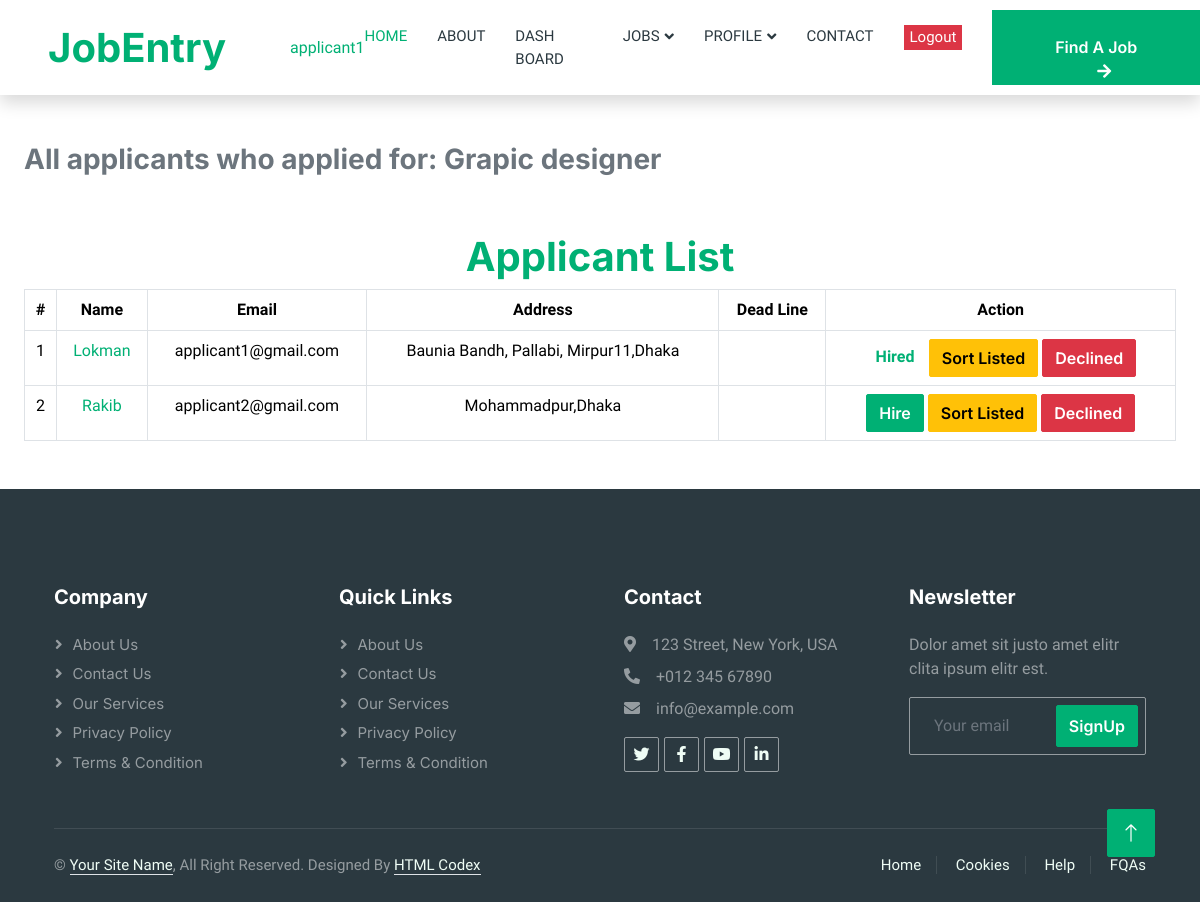
/job/applied_applicants/1 (signed in), run on the app's committed database.
### userapp/models.py (models this page shows, shortened)
class JobUser(AbstractUser):
    USER_TYPE = (
        ('Recruiter','Recruiter'),
        ('Applicant','Applicant'),
    )
    user_type= models.CharField(max_length = 100,choices=USER_TYPE,default='Applicant')
    has_resume= models.BooleanField(default=False)
    has_company= models.BooleanField(default=False)

class Resume(models.Model):
    user=models.OneToOneField(JobUser,on_delete=models.CASCADE,null=True,blank=True)
    first_name=models.CharField(max_length=100)
    last_name = models.CharField(max_length=100)
    profession=models.CharField(max_length=1000,null=True,blank=True)
    address=models.CharField(max_length=1000,null=True,blank=True)
    education = RichTextField()
    about_self = RichTextField(null=True,blank=True)
    skills = RichTextField(null=True,blank=True)
    profile_pic=models.FileField(upload_to='profile_pic')
    cv = models.FileField(upload_to='resume')

### job/models.py (models this page shows, shortened)
class Job(models.Model):
    JOB_Type=(
        ('Remote','Remote'),
        ('Onsite','Onsite'),
        ('Hybrid','Hybrid'),
    )
    JOB_STATUS=(
        ('Full time','Full time'),
        ('Half time','Half time'),
        ('Hourly','Hourly'),
    )
    user=models.ForeignKey(JobUser, on_delete=models.CASCADE,null=True,blank=True)
    company=models.ForeignKey(Company, on_delete=models.CASCADE,null=True,blank=True)
    title=models.CharField(max_length=500)
    job_type=models.CharField(max_length=100,choices=JOB_Type)
    job_status=models.CharField(max_length=100,choices=JOB_STATUS)
    category = models.ForeignKey(Category, on_delete=models.CASCADE,null=True,blank=True)
    salary=models.CharField(max_length=100)
    location=models.CharField(max_length=1000)
    state=models.ForeignKey(State, on_delete=models.CASCADE,null=True,blank=True)
    vacancy=models.CharField(max_length=100)
    responsibilities=RichTextField()
    requirments=RichTextField()
    published=models.DateTimeField(auto_now=False, auto_now_add=True,null=True,blank=True)
    deadline=models.DateField(null=True,blank=True)

class ApplyJob(models.Model):
    STATUS_CHOICES = {
        ('Accepted','Accepted'),
        ('Declined','Declinned'),
        ('Pending','Pending'),
        ('sort-listed','sort-listed'),
    }
    user= models.ForeignKey(JobUser, on_delete=models.CASCADE)
    job= models.ForeignKey(Job, on_delete=models.CASCADE)
    appliedTime=models.DateTimeField(auto_now=False, auto_now_add=True)
    status=models.CharField(max_length=100,choices=STATUS_CHOICES,default='Pending')

### job/views.py (the view)
# urls.py: path('applied_applicants/<str:id>',views.applied_applicants ,name='applied_applicants'),
@login_required
def applied_applicants(request,id):
    job= Job.objects.get(id=id)
    applicants = ApplyJob.objects.filter(job=job )
    context={
        'applicants':applicants,
        'job':job,
        }
    return render(request,'job/jobapplicants.html',context)

### templates/job/jobapplicants.html
{% extends "base.html" %}
{% block content %}
<section class="container-fluid">
    <h3 class='py-5 text-muted '>All applicants who applied for: {{job.title}}</h3>
    {% if applicants|length != 0 %}
        <div>
            <h1 class='text-center text-primary'>Applicant List</h1>
            <div>
                <table class="table table-hover table-bordered text-center mx-auto">
                    <thead>
                        <tr>
                            <th>#</th>
                            <th>Name</th>
                            <th>Email</th>
                            <th>Address</th>
                            <th>Dead Line</th>
                            <th>Action</th>
                        </tr>
                    </thead>
                    <tbody>
                        {% for applicant in applicants %}
                        <tr>
                            <td>{{forloop.counter}}</td>
                            <td><a href="{% url "applicant" applicant.user.resume.id %}">{{applicant.user.resume.first_name}}</a></td>
                            <td>{{applicant.user.email}}</td>
                            <td>{{applicant.user.resume.address}} </td>
                            <td>{{applicant.deadline}}</td>
                            <td>
                                {% if applicant.status == 'Accepted' %}
                                <span class="text-primary badge fs-6 ">Hired</span>
                                <a href="{% url "sort-listed" applicant.id %}" class="btn btn-warning">Sort Listed</a>
                                <a href="{% url "declined" applicant.id %}" class="btn btn-danger">Declined</a>
                                {% elif applicant.status == 'Declined' %}
                                <a href="{% url "hired" applicant.id %}" class="btn btn-primary">Hire</a>
                                <a href="{% url "sort-listed" applicant.id %}" class="btn btn-warning">Sort Listed</a>
                                <span class="text-primary badge fs-6 ">Declined</span>
                                {% elif applicant.status == 'sort-listed' %}
                                <a href="{% url "hired" applicant.id %}" class="btn btn-primary">Hire</a>
                                <span class="text-primary badge fs-6 ">Sort Listed</span>
                                <a href="{% url "declined" applicant.id %}" class="btn btn-danger">Declined</a>
                                {% else %}
                                <a href="{% url "hired" applicant.id %}" class="btn btn-primary">Hire</a>
                                <a href="{% url "sort-listed" applicant.id %}" class="btn btn-warning">Sort Listed</a>
                                <a href="{% url "declined" applicant.id %}" class="btn btn-danger">Declined</a>
                                {% endif %}
                            </td>
                        </tr>
                        {% endfor %}
                    </tbody>
                </table>
            </div>
        </div>
        {% else %}
        <h4 class='text-info text-center'>Sorry,No applicant applied yet !</h4>
        {% endif %}
</section>
{% endblock content %}

### templates/include/header.html (shortened to what this page needs)
<nav class="navbar navbar-expand-lg bg-white navbar-light shadow sticky-top p-0">
    <a href="{% url "home" %}" class="navbar-brand d-flex align-items-center text-center py-0 px-4 px-lg-5">
        <h1 class="m-0 text-primary">JobEntry</h1>
    </a>
    {% if request.user.is_authenticated %}
    <a href="">{{request.user}} </a>
    {% endif %}
    <div class="collapse navbar-collapse" id="navbarCollapse">
        <div class="navbar-nav ms-auto p-4 p-lg-0">
            <a href="{% url "home" %}" class="nav-item nav-link active">Home</a>
            <a href="{% url "about" %}" class="nav-item nav-link">About</a>
            {% if request.user.is_authenticated %}
            <a href="{% url "dashboard" %}" class="nav-item nav-link">Dash Board</a>
            {% endif %}
            <div class="nav-item dropdown">
                <a href="#" class="nav-link dropdown-toggle" data-bs-toggle="dropdown">Jobs</a>
            </div>
            {% if request.user.is_authenticated %}
            <div class="nav-item dropdown">
                <a href="#" class="nav-link dropdown-toggle" data-bs-toggle="dropdown">Profile</a>
            </div>
            {% endif %}
            <a href="{% url "contact" %}" class="nav-item nav-link">Contact</a>
            {% if request.user.is_authenticated %}
            <form action="{% url "logout" %}" method="post" class="nav-link ">
                <input class='nav-item border-0 bg-danger text-white' type="submit" value="Logout">
            </form>
            {% else %}
            <a href="{% url "login" %}" class="nav-item nav-link active">Login</a>
            {% endif %}
        </div>
        {% if request.user.user_type == 'Applicant' %}
            <a href="{% url "joblist" %}" class="btn btn-primary rounded-0 py-4 px-lg-5 d-none d-lg-block">Find A Job<i class="fa fa-arrow-right ms-3"></i></a>
        {% elif request.user.user_type == 'Recruiter' %}
            <a href="{% url "addjob" %}" class="btn btn-primary rounded-0 py-4 px-lg-5 d-none d-lg-block">Post A Job<i class="fa fa-arrow-right ms-3"></i></a>
        {% else %}
            <a href="{% url "login" %}" class="btn btn-primary rounded-0 py-4 px-lg-5 d-none d-lg-block">Post A Job/Find A Job<i class="fa fa-arrow-right ms-3"></i></a>
        {% endif %}
    </div>
</nav>

### static/css/style.css (style rules this page uses)
:root { --primary: #00B074; --secondary: #2B9BFF; --light: #EFFDF5; --dark: #2B3940; }
.btn { font-family: 'Inter', sans-serif; font-weight: 600; transition: .5s; }
.btn.btn-primary, .btn.btn-secondary { color: #FFFFFF; }
.navbar .dropdown-toggle::after { border: none; content: "\f107"; font-family: "Font Awesome 5 Free"; font-weight: 900; vertical-align: middle; margin-left: 5px; transition: .5s; }
.navbar-dark .navbar-nav .nav-link, .navbar-light .navbar-nav .nav-link { margin-right: 30px; padding: 25px 0; color: #FFFFFF; font-size: 15px; text-transform: uppercase; outline: none; }
.navbar-dark .navbar-nav .nav-link:hover, .navbar-dark .navbar-nav .nav-link.active, .navbar-light .navbar-nav .nav-link:hover, .navbar-light .navbar-nav .nav-link.active { color: var(--primary); }
.navbar-light .navbar-brand, .navbar-light a.btn { height: 75px; }
.navbar-light .navbar-nav .nav-link { color: var(--dark); font-weight: 500; }
.navbar-light.sticky-top { top: -100px; transition: .5s; }

### data on the page
JobUser: user "applicant1"
Job: title "Grapic designer"
ApplyJob: user.resume.first_name "Lokman", user.email "applicant1@gmail.com", user.resume.address "Baunia Bandh, Pallabi, Mirpur11,Dhaka", status "Hired"
ApplyJob: user.resume.first_name "Rakib", user.email "applicant2@gmail.com", user.resume.address "Mohammadpur,Dhaka", status "Hire"
